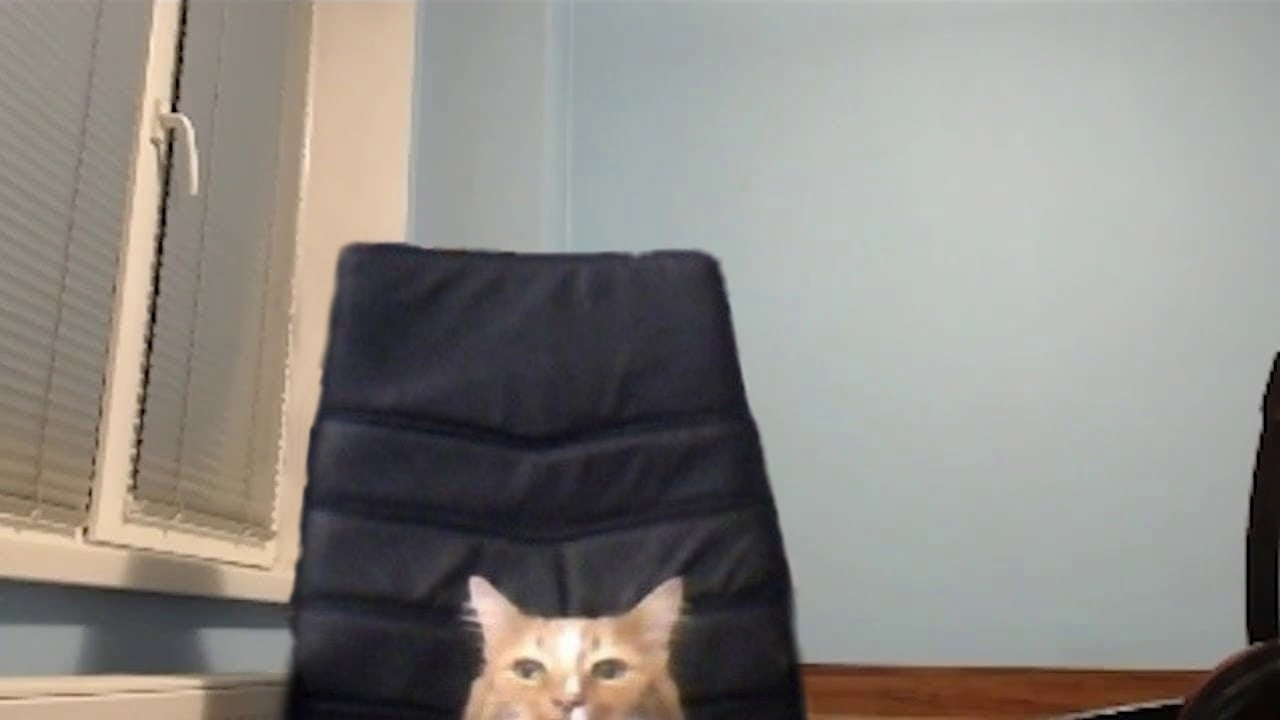
#> input picture media/1.jpg, 1280 x 720 px, found by its file name
$ python TASK_6.py
#> lines starting #> are read from the running program, lines starting #| are printed output that depends on the picture; after the words box and inside, x2 and y2 are one past the last pixel; in counts of white or black regions, pixels touching at a corner belong together
# Задание 6 (самостоятельно) Прочитать изображение с камеры. Вывести
# в центре на экране Красный крест в формате, как на изображении. Указать
# команды, которые позволяют это сделать.

import cv2

img = cv2.imread(r'..\media\1.jpg')
#> img is the input picture: shape (720, 1280, 3); mean B, G, R 131.1, 136.2, 139.6
height, width, _ = img.shape
#> height = 720; width = 1280

rect_width = 100  # Ширина прямоугольника
rect_height = 300  # Высота прямоугольника

top_left_x = (width - rect_width) // 2
#> top_left_x = 590
top_left_y = (height - rect_height) // 2
#> top_left_y = 210
bottom_right_x = top_left_x + rect_width
#> bottom_right_x = 690
bottom_right_y = top_left_y + rect_height
#> bottom_right_y = 510
cv2.rectangle(img, (top_left_x, top_left_y), (bottom_right_x, bottom_right_y), (0, 0, 255), 2)

rect_width = 300  # Ширина прямоугольника
rect_height = 100  # Высота прямоугольника

top_left_x = (width - rect_width) // 2
#> top_left_x = 490
top_left_y = (height - rect_height) // 2
#> top_left_y = 310
bottom_right_x = top_left_x + rect_width
#> bottom_right_x = 790
bottom_right_y = top_left_y + rect_height
#> bottom_right_y = 410
cv2.rectangle(img, (top_left_x, top_left_y), (bottom_right_x, bottom_right_y), (0, 0, 255), 2)
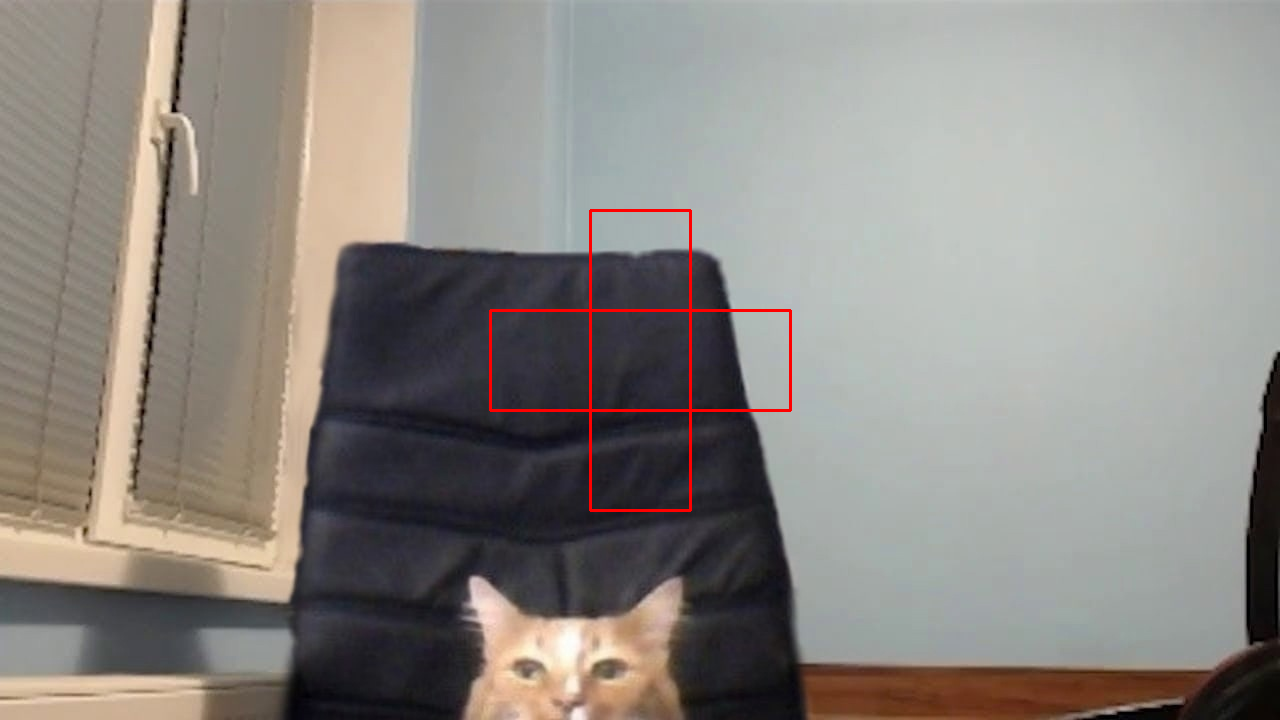
#> img: shape (720, 1280, 3); mean B, G, R 130.7, 135.8, 140.5
ROI = img[top_left_y:top_left_y + rect_height, top_left_x:top_left_x + rect_width]
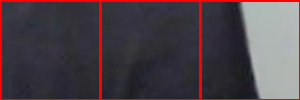
#> ROI: shape (100, 300, 3); mean B, G, R 71.4, 64.8, 79.7

# cv2.GaussianBlur(src, ksize, sigmaX, sigmaY, borderType)
# src	Это входное изображение
# ksize	Это размер ядра по Гауссу. [высота ширина]. Высота и ширина должны быть нечетными и
# могут иметь разные значения. Если ksize установлен в [0 0], то ksize вычисляется из значений сигма.
# sigmaX	Это стандартное отклонение ядра вдоль оси X(горизонтальное направление).
# sigmaY	Это стандартное отклонение ядра по оси Y(вертикальное направление).
# Если sigmaY=0, то для sigmaY берется значение sigmaX.
# borderType	Определяет границы изображения,
# в то время как ядро применяется к границам изображения.
# Возможные значения: cv.BORDER_CONSTANT cv.BORDER_REPLICATE cv.BORDER_REFLECT cv.BORDER_WRAP
# cv.BORDER_REFLECT_101 cv.BORDER_TRANSPARENT cv.BORDER_REFLECT101 cv.BORDER_DEFAULT cv.BORDER_ISOLATED

blur = cv2.GaussianBlur(ROI, (101, 1), 30)
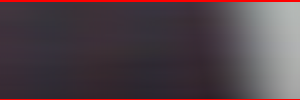
#> blur: shape (100, 300, 3); mean B, G, R 71.7, 65.1, 79.3
img[top_left_y:top_left_y + rect_height, top_left_x:top_left_x + rect_width] = blur
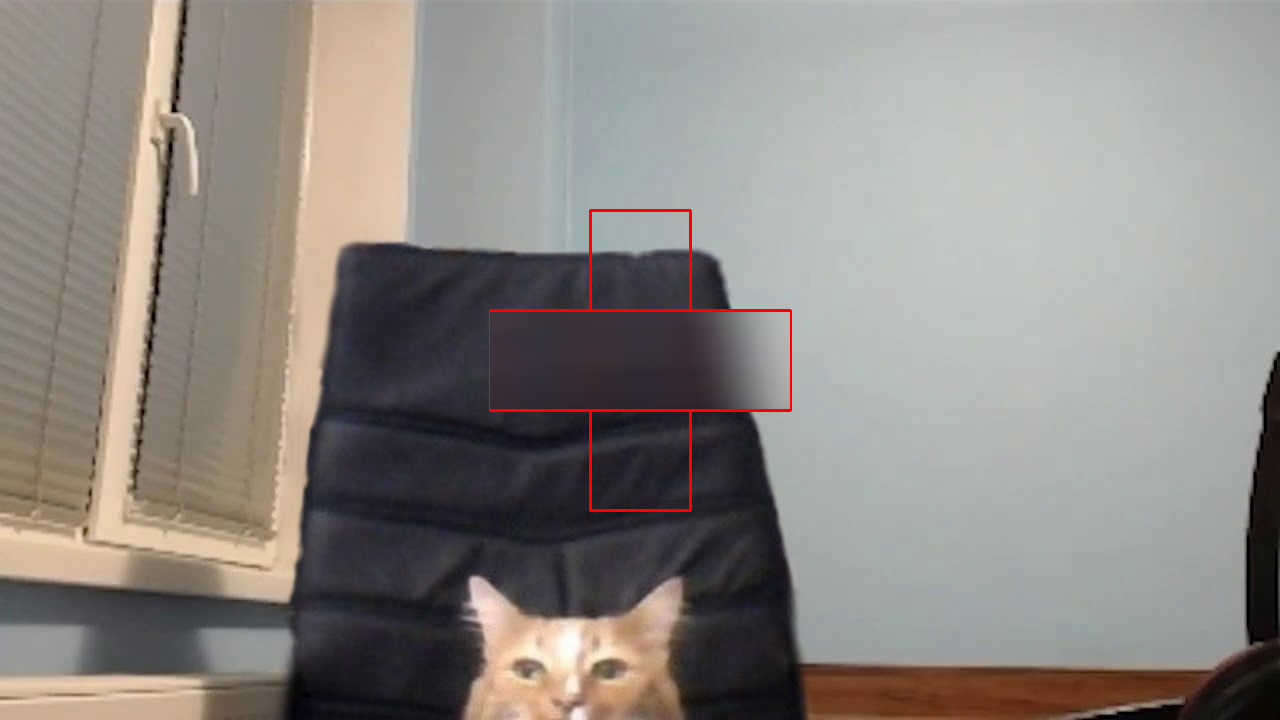
#> img: shape (720, 1280, 3); 3.16% of pixels changed, all inside (x1, y1, x2, y2) = (490, 312, 790, 409)
cv2.namedWindow('image', cv2.WINDOW_NORMAL)  # Окно с изменяемым размером
cv2.imshow('image', img)
cv2.waitKey(0)

cv2.destroyAllWindows()
